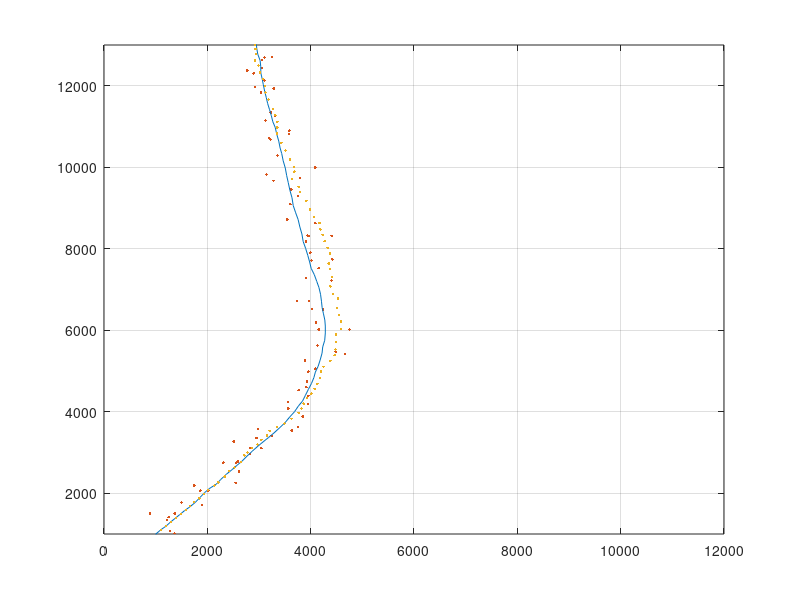

The MATLAB script that drew this image:
close
clear
rng('default')
T = 1;
N = 90;

I2 = eye(2);
Z2 = zeros(2);
y  =  zeros(2,N/T);

H = [1 0 0 0;0 1 0 0];
Q = diag([100,100,10,10,0]);
R = 500*1*diag([100,100]);

w = mvnrnd(zeros(1,5),Q,N/T)';
v = mvnrnd(zeros(1,2),R,N/T)';

Acv = [I2 T*I2; Z2 I2];
Act = @(omega) [I2 [sin(omega*T)/omega -(1-cos(omega*T))/omega;...
                -(1-cos(omega*T))/omega sin(omega*T)/omega]; Z2 ...
                [cos(omega*T) -sin(omega*T); ...
                sin(omega*T) cos(omega*T)]];




% Generate trajectory
xt = [1000 1000 100 100]';
xt(:,1) = xt + w(1:4,1);
y(:,1) = H*xt(:,1) + v(:,1);
plot(y(1,1),y(2,1),'.','Color',[0.8500 0.3250 0.0980])
pause(0.1)
hold on
grid on
xlim([0 12000])
ylim([1000 13000])
for i = 2:25
    xt(:,i) = Acv*xt(:,i-1)+w(1:4,i);
    y(:,i) = H*xt(:,i) + v(:,i);
    
    plot(y(1,i),y(2,i),'.','Color',[0.8500 0.3250 0.0980])
    pause(0.1)
end
omega = 2*(1-0.5)*pi/75;
for i = 26:50
    xt(:,i) = Act(omega)*xt(:,i-1)+w(1:4,i);
    y(:,i) = H*xt(:,i) + v(:,i);
    
    plot(y(1,i),y(2,i),'.','Color',[0.8500 0.3250 0.0980])
    pause(0.1)
end
for i = 51:N
    xt(:,i) = Acv*xt(:,i-1)+w(1:4,i);
    y(:,i) = H*xt(:,i) + v(:,i);
    
    plot(y(1,i),y(2,i),'.','Color',[0.8500 0.3250 0.0980])
    pause(0.1)
end
plot(xt(1,:),xt(2,:),'-','Color',[0 0.4470 0.7410])
hold on
grid on


hold on

%% Kalman Filter


Q_filter = diag([100,100,10,10]);
R_filter = 500*1*diag([100,100]);

predx = zeros(4,N);
predP = zeros(4,4,N);
hatx = zeros(4,N);
P = zeros(4,4,N);

x0 = [1000 1000 100 100]';
P0 = eye(4);
for k = 1:N
    % Prediction Update
    if k == 1
        predx(:,k) = Acv*x0;
        predP(:,:,k) = Acv * P0*Acv' + Q_filter;
    else
        predx(:,k) = Acv*hatx(:,k-1);
        predP(:,:,k) = Acv * P(:,:,k-1)*Acv' + Q_filter;
    end
    
    % Measurement Update
    S = H*predP(:,:,k)*H'+R_filter;
    K = predP(:,:,k)*H'*inv(S);
    hatx(:,k) = predx(:,k)+K*(y(:,k)-H*predx(:,k));
    P(:,:,k) = predP(:,:,k)-K*H*predP(:,:,k);
    
    plot(hatx(1,:),hatx(2,:),'.','Color',[0.9290 0.6940 0.1250])
    pause(0.1)
end
